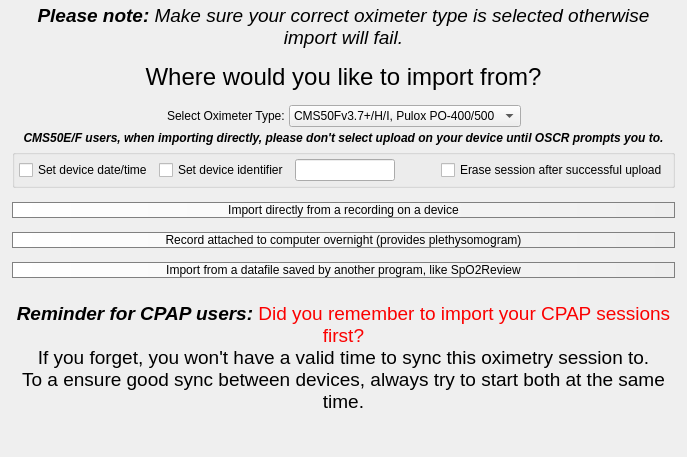
       <widget class="QWidget" name="importSelectionPage">
        <property name="styleSheet">
         <string notr="true">QPushButton {
background: qlineargradient( x1:0 y1:0, x2:1 y2:0, stop:0 white, stop:1 #eeeeee);
border: 1px solid gray; border-radius: 10px;
}

QPushButton:hover {
border: 2px solid #56789a; border-radius: 10px;
background: white;
}

QPushButton:pressed {
border: 2px solid #56789a; border-radius: 10px;
background: qlineargradient( x1:0 y1:0, x2:1 y2:0, stop:0 white, stop:1 #cccccc);
}</string>
        </property>
        <layout class="QVBoxLayout" name="verticalLayout_6">
         <property name="spacing">
          <number>4</number>
         </property>
         <property name="leftMargin">
          <number>12</number>
         </property>
         <property name="topMargin">
          <number>4</number>
         </property>
         <property name="rightMargin">
          <number>12</number>
         </property>
         <property name="bottomMargin">
          <number>4</number>
         </property>
         <item>
          <widget class="QLabel" name="label_3">
           <property name="sizePolicy">
            <sizepolicy hsizetype="Preferred" vsizetype="Minimum">
             <horstretch>0</horstretch>
             <verstretch>0</verstretch>
            </sizepolicy>
           </property>
           <property name="font">
            <font>
             <pointsize>14</pointsize>
            </font>
           </property>
           <property name="text">
            <string>&lt;html&gt;&lt;head/&gt;&lt;body&gt;&lt;p&gt;&lt;span style=&quot; font-weight:600; font-style:italic;&quot;&gt;Please note: &lt;/span&gt;&lt;span style=&quot; font-style:italic;&quot;&gt;Make sure your correct oximeter type is selected otherwise import will fail.&lt;/span&gt;&lt;/p&gt;&lt;/body&gt;&lt;/html&gt;</string>
           </property>
           <property name="alignment">
            <set>Qt::AlignHCenter|Qt::AlignTop</set>
           </property>
           <property name="wordWrap">
            <bool>true</bool>
           </property>
          </widget>
         </item>
         <item>
          <spacer name="verticalSpacer_10">
           <property name="orientation">
            <enum>Qt::Vertical</enum>
           </property>
           <property name="sizeType">
            <enum>QSizePolicy::Fixed</enum>
           </property>
           <property name="sizeHint" stdset="0">
            <size>
             <width>0</width>
             <height>10</height>
            </size>
           </property>
          </spacer>
         </item>
         <item>
          <widget class="QLabel" name="label">
           <property name="sizePolicy">
            <sizepolicy hsizetype="Preferred" vsizetype="Minimum">
             <horstretch>0</horstretch>
             <verstretch>0</verstretch>
            </sizepolicy>
           </property>
           <property name="font">
            <font>
             <pointsize>18</pointsize>
            </font>
           </property>
           <property name="frameShape">
            <enum>QFrame::NoFrame</enum>
           </property>
           <property name="text">
            <string>Where would you like to import from?</string>
           </property>
           <property name="alignment">
            <set>Qt::AlignCenter</set>
           </property>
          </widget>
         </item>
         <item>
          <spacer name="verticalSpacer_6">
           <property name="orientation">
            <enum>Qt::Vertical</enum>
           </property>
           <property name="sizeType">
            <enum>QSizePolicy::Fixed</enum>
           </property>
           <property name="sizeHint" stdset="0">
            <size>
             <width>20</width>
             <height>10</height>
            </size>
           </property>
          </spacer>
         </item>
         <item>
          <layout class="QHBoxLayout" name="horizontalLayout_4">
           <property name="topMargin">
            <number>0</number>
           </property>
           <item>
            <spacer name="horizontalSpacer_6">
             <property name="orientation">
              <enum>Qt::Horizontal</enum>
             </property>
             <property name="sizeHint" stdset="0">
              <size>
               <width>40</width>
               <height>20</height>
              </size>
             </property>
            </spacer>
           </item>
           <item>
            <widget class="QLabel" name="label_13">
             <property name="text">
              <string>Select Oximeter Type:</string>
             </property>
            </widget>
           </item>
           <item>
            <widget class="QComboBox" name="oximeterType">
             <property name="sizeAdjustPolicy">
              <enum>QComboBox::AdjustToContents</enum>
             </property>
             <item>
              <property name="text">
               <string>CMS50Fv3.7+/H/I, Pulox PO-400/500</string>
              </property>
             </item>
             <item>
              <property name="text">
               <string>CMS50D+/E/F, Pulox PO-200/300</string>
              </property>
             </item>
             <item>
              <property name="text">
               <string>ChoiceMMed MD300W1</string>
              </property>
             </item>
            </widget>
           </item>
           <item>
            <spacer name="horizontalSpacer_5">
             <property name="orientation">
              <enum>Qt::Horizontal</enum>
             </property>
             <property name="sizeHint" stdset="0">
              <size>
               <width>40</width>
               <height>20</height>
              </size>
             </property>
            </spacer>
           </item>
          </layout>
         </item>
         <item>
          <widget class="QLabel" name="oldCMS50specific">
           <property name="sizePolicy">
            <sizepolicy hsizetype="Preferred" vsizetype="Minimum">
             <horstretch>0</horstretch>
             <verstretch>0</verstretch>
            </sizepolicy>
           </property>
           <property name="font">
            <font>
             <weight>75</weight>
             <italic>true</italic>
             <bold>true</bold>
            </font>
           </property>
           <property name="text">
            <string>CMS50E/F users, when importing directly, please don't select upload on your device until OSCR prompts you to.</string>
           </property>
           <property name="alignment">
            <set>Qt::AlignCenter</set>
           </property>
          </widget>
         </item>
         <item>
          <widget class="QGroupBox" name="newCMS50settingsPanel">
           <property name="sizePolicy">
            <sizepolicy hsizetype="Preferred" vsizetype="Minimum">
             <horstretch>0</horstretch>
             <verstretch>0</verstretch>
            </sizepolicy>
           </property>
           <property name="mouseTracking">
            <bool>true</bool>
           </property>
           <property name="title">
            <string/>
           </property>
           <layout class="QHBoxLayout" name="horizontalLayout_6">
            <property name="leftMargin">
             <number>4</number>
            </property>
            <property name="topMargin">
             <number>4</number>
            </property>
            <property name="rightMargin">
             <number>4</number>
            </property>
            <property name="bottomMargin">
             <number>4</number>
            </property>
            <item>
             <widget class="QCheckBox" name="cms50SyncTime">
              <property name="toolTip">
               <string>&lt;html&gt;&lt;head/&gt;&lt;body&gt;&lt;p&gt;If enabled, OSCR will automatically reset your CMS50's internal clock using your computers current time.&lt;/p&gt;&lt;/body&gt;&lt;/html&gt;</string>
              </property>
              <property name="text">
               <string>Set device date/time</string>
              </property>
             </widget>
            </item>
            <item>
             <widget class="QCheckBox" name="cms50CheckName">
              <property name="toolTip">
               <string>&lt;html&gt;&lt;head/&gt;&lt;body&gt;&lt;p&gt;Check to enable updating the device identifier next import, which is useful for those who have multiple oximeters lying around.&lt;/p&gt;&lt;/body&gt;&lt;/html&gt;</string>
              </property>
              <property name="text">
               <string>Set device identifier</string>
              </property>
             </widget>
            </item>
            <item>
             <widget class="QLineEdit" name="cms50DeviceName">
              <property name="sizePolicy">
               <sizepolicy hsizetype="Expanding" vsizetype="Minimum">
                <horstretch>0</horstretch>
                <verstretch>0</verstretch>
               </sizepolicy>
              </property>
              <property name="maximumSize">
               <size>
                <width>100</width>
                <height>16777215</height>
               </size>
              </property>
              <property name="toolTip">
               <string>&lt;html&gt;&lt;head/&gt;&lt;body&gt;&lt;p&gt;Here you can enter a 7 character pet name for this oximeter.&lt;/p&gt;&lt;/body&gt;&lt;/html&gt;</string>
              </property>
              <property name="inputMask">
               <string notr="true">nnnnnnn</string>
              </property>
              <property name="text">
               <string notr="true"/>
              </property>
              <property name="frame">
               <bool>true</bool>
              </property>
              <property name="cursorPosition">
               <number>0</number>
              </property>
              <property name="placeholderText">
               <string notr="true"/>
              </property>
              <property name="cursorMoveStyle">
               <enum>Qt::LogicalMoveStyle</enum>
              </property>
              <property name="clearButtonEnabled">
               <bool>false</bool>
              </property>
             </widget>
            </item>
            <item>
             <spacer name="horizontalSpacer_11">
              <property name="orientation">
               <enum>Qt::Horizontal</enum>
              </property>
              <property name="sizeHint" stdset="0">
               <size>
                <width>40</width>
                <height>20</height>
               </size>
              </property>
             </spacer>
            </item>
            <item>
             <widget class="QCheckBox" name="cms50EraseAfterwards">
              <property name="toolTip">
               <string>&lt;html&gt;&lt;head/&gt;&lt;body&gt;&lt;p&gt;This option will erase the imported session from your oximeter after import has completed. &lt;/p&gt;&lt;p&gt;Use with caution,  becauseif something goes wrong before OSCR saves your session, you won't get it back.&lt;/p&gt;&lt;/body&gt;&lt;/html&gt;</string>
              </property>
              <property name="text">
               <string>Erase session after successful upload</string>
              </property>
             </widget>
            </item>
           </layout>
          </widget>
         </item>
         <item>
          <spacer name="verticalSpacer_8">
           <property name="orientation">
            <enum>Qt::Vertical</enum>
           </property>
           <property name="sizeType">
            <enum>QSizePolicy::Fixed</enum>
           </property>
           <property name="sizeHint" stdset="0">
            <size>
             <width>20</width>
             <height>10</height>
            </size>
           </property>
          </spacer>
         </item>
         <item>
          <widget class="QPushButton" name="directImportButton">
           <property name="toolTip">
            <string>&lt;html&gt;&lt;head/&gt;&lt;body&gt;&lt;p&gt;This option allows you to import (via cable) from your oximeters internal recordings.&lt;/p&gt;&lt;p&gt;After selecting on this option, some oximeters will require you to do something in the devices menu to initiate the upload.&lt;/p&gt;&lt;/body&gt;&lt;/html&gt;</string>
           </property>
           <property name="styleSheet">
            <string notr="true"/>
           </property>
           <property name="text">
            <string>Import directly from a recording on a device</string>
           </property>
           <property name="icon">
            <iconset resource="Resources.qrc">
             <normaloff>:/icons/oximeter.png</normaloff>:/icons/oximeter.png</iconset>
           </property>
           <property name="iconSize">
            <size>
             <width>64</width>
             <height>64</height>
            </size>
           </property>
           <property name="autoDefault">
            <bool>false</bool>
           </property>
          </widget>
         </item>
         <item>
          <spacer name="verticalSpacer_2">
           <property name="orientation">
            <enum>Qt::Vertical</enum>
           </property>
           <property name="sizeType">
            <enum>QSizePolicy::Fixed</enum>
           </property>
           <property name="sizeHint" stdset="0">
            <size>
             <width>20</width>
             <height>10</height>
            </size>
           </property>
          </spacer>
         </item>
         <item>
          <widget class="QPushButton" name="liveImportButton">
           <property name="toolTip">
            <string>&lt;html&gt;&lt;head/&gt;&lt;body&gt;&lt;p&gt;If you don't mind a being attached to a running computer overnight, this option provide a useful plethysomogram graph, which gives an indication of heart rhythm, on top of the normal oximetry readings.&lt;/p&gt;&lt;/body&gt;&lt;/html&gt;</string>
           </property>
           <property name="styleSheet">
            <string notr="true"/>
           </property>
           <property name="text">
            <string>Record attached to computer overnight (provides plethysomogram)</string>
           </property>
           <property name="icon">
            <iconset resource="Resources.qrc">
             <normaloff>:/icons/cms50f.png</normaloff>:/icons/cms50f.png</iconset>
           </property>
           <property name="iconSize">
            <size>
             <width>64</width>
             <height>64</height>
            </size>
           </property>
          </widget>
         </item>
         <item>
          <spacer name="verticalSpacer_5">
           <property name="orientation">
            <enum>Qt::Vertical</enum>
           </property>
           <property name="sizeType">
            <enum>QSizePolicy::Fixed</enum>
           </property>
           <property name="sizeHint" stdset="0">
            <size>
             <width>20</width>
             <height>10</height>
            </size>
           </property>
          </spacer>
         </item>
         <item>
          <widget class="QPushButton" name="fileImportButton">
           <property name="toolTip">
            <string>&lt;html&gt;&lt;head/&gt;&lt;body&gt;&lt;p&gt;This option allows you to import from data files created by software that came with your Pulse Oximeter, such as SpO2Review.&lt;/p&gt;&lt;/body&gt;&lt;/html&gt;</string>
           </property>
           <property name="styleSheet">
            <string notr="true"/>
           </property>
           <property name="text">
            <string>Import from a datafile saved by another program, like SpO2Review</string>
           </property>
           <property name="icon">
            <iconset resource="Resources.qrc">
             <normaloff>:/icons/save.png</normaloff>:/icons/save.png</iconset>
           </property>
           <property name="iconSize">
            <size>
             <width>64</width>
             <height>64</height>
            </size>
           </property>
           <property name="autoDefault">
            <bool>false</bool>
           </property>
           <property name="flat">
            <bool>false</bool>
           </property>
          </widget>
         </item>
         <item>
          <spacer name="verticalSpacer_9">
           <property name="orientation">
            <enum>Qt::Vertical</enum>
           </property>
           <property name="sizeType">
            <enum>QSizePolicy::Expanding</enum>
           </property>
           <property name="sizeHint" stdset="0">
            <size>
             <width>20</width>
             <height>20</height>
            </size>
           </property>
          </spacer>
         </item>
         <item>
          <widget class="QLabel" name="label_6">
           <property name="font">
            <font>
             <pointsize>14</pointsize>
            </font>
           </property>
           <property name="text">
            <string>&lt;html&gt;&lt;head/&gt;&lt;body&gt;&lt;p&gt;&lt;span style=&quot; font-weight:600; font-style:italic;&quot;&gt;Reminder for CPAP users: &lt;/span&gt;&lt;span style=&quot; color:#fb0000;&quot;&gt;Did you remember to import your CPAP sessions first?&lt;br/&gt;&lt;/span&gt;If you forget, you won't have a valid time to sync this oximetry session to.&lt;br/&gt;To a ensure good sync between devices, always try to start both at the same time.&lt;/p&gt;&lt;/body&gt;&lt;/html&gt;</string>
           </property>
           <property name="alignment">
            <set>Qt::AlignHCenter|Qt::AlignTop</set>
           </property>
           <property name="wordWrap">
            <bool>true</bool>
           </property>
          </widget>
         </item>
         <item>
          <spacer name="verticalSpacer_4">
           <property name="orientation">
            <enum>Qt::Vertical</enum>
           </property>
           <property name="sizeHint" stdset="0">
            <size>
             <width>20</width>
             <height>40</height>
            </size>
           </property>
          </spacer>
         </item>
        </layout>
       </widget>
